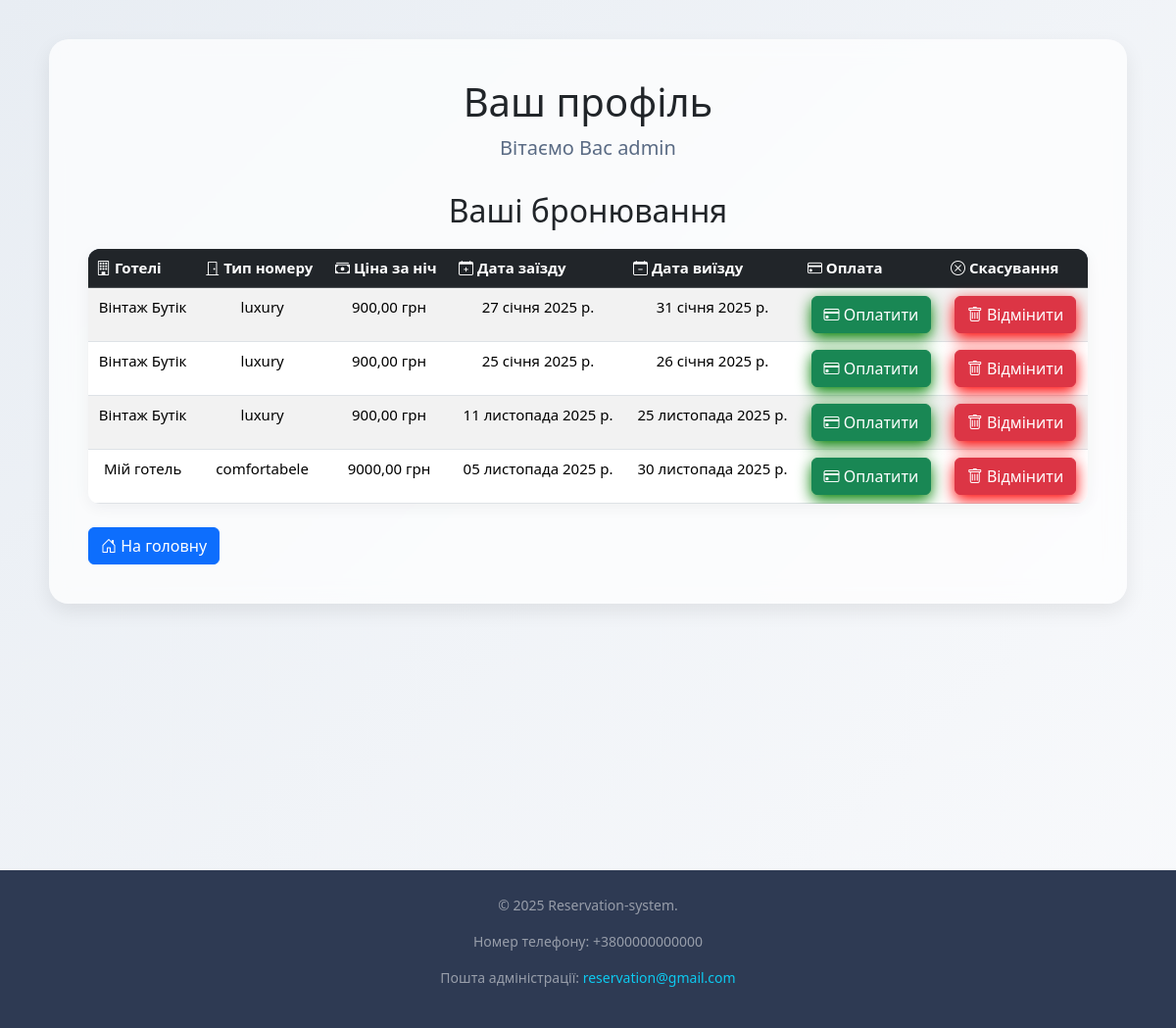
The page /booking/account/ (signed in) on the database its author committed.
### booking/models.py (models this page shows, shortened)
class Booking(models.Model):
    user = models.ForeignKey(User, on_delete=models.CASCADE)
    room = models.ForeignKey(HotelRoom, on_delete=models.SET_NULL, null=True, blank=True)
    start_date = models.DateField()
    end_date = models.DateField(null=True, blank=True)
    created_at = models.DateTimeField(auto_now_add=True)
    is_paid = models.BooleanField(default=False)

### hotels/models.py (models this page shows, shortened)
class HotelRoom(models.Model):
    hotel = models.ForeignKey(Hotel, on_delete=models.CASCADE, related_name='hotel_rooms')
    room_type = models.ForeignKey(RoomType, on_delete=models.CASCADE, related_name='hotel_rooms')
    price_per_night = models.DecimalField(max_digits=10, decimal_places=2)
    total_count = models.PositiveIntegerField()
    available_count = models.PositiveIntegerField()

class Hotel(models.Model):
    name = models.CharField(max_length=100)
    image = models.ImageField(upload_to='', blank=True, null=True)
    description = models.TextField(max_length=9999)
    rating = models.DecimalField(max_digits=5, decimal_places=1, default=0.0)
    address = models.CharField(max_length=200, default='Unknown address')
    sity = models.CharField(max_length=200, default="Kyiv")
    phone_number = models.CharField(max_length=20)

class RoomType(models.Model):
    name = models.CharField(max_length=255)
    description = models.TextField(max_length=9999, blank=True, null=True)

### booking/views.py (the view)
# urls.py: path('account/', views.account, name='account'),
def account(request):
    bookings = Booking.objects.filter(user=request.user)
    return render(request, 'booking/acount.html', {
        'bookings': bookings,
        'stripe_public_key': settings.STRIPE_PUBLISHABLE_KEY,
    })

### booking/templates/booking/acount.html (shortened to what this page needs)
{% load static %}
{% load i18n %}
<!DOCTYPE html>
<html lang="en">
<head>
  <link rel="stylesheet" href="{% static 'main/css/acount.css' %}">
  <link rel="stylesheet" href="https://cdn.jsdelivr.net/npm/bootstrap@5.3.2/dist/css/bootstrap.min.css">
  <link rel="stylesheet" href="https://cdnjs.cloudflare.com/ajax/libs/font-awesome/6.0.0-beta3/css/all.min.css">
  <link href="https://cdn.jsdelivr.net/npm/bootstrap-icons/font/bootstrap-icons.css" rel="stylesheet">
</head>
<body>
<div class="wrapper">
    <div class="content">
        <h1>{% trans "Ваш профіль" %}</h1>
        <p class="p">{% trans "Вітаємо Вас" %} {{ user.username }}</p>
        <h2>{% trans "Ваші бронювання" %}</h2>
        {% if bookings %}
        <table class="table table-striped table-hover">
            <thead class="table-dark">
            <tr>
                <th><i class="bi bi-building"></i> {% trans "Готелі" %}</th>
                <th><i class="bi bi-door-closed"></i> {% trans "Тип номеру" %}</th>
                <th><i class="bi bi-cash-stack"></i> {% trans "Ціна за ніч" %}</th>
                <th><i class="bi bi-calendar-plus"></i> {% trans "Дата заїзду" %}</th>
                <th><i class="bi bi-calendar-minus"></i> {% trans "Дата виїзду" %}</th>
                <th><i class="bi bi-credit-card"></i> {% trans "Оплата" %}</th>
                <th><i class="bi bi-x-circle"></i> {% trans "Скасування" %}</th>
            </tr>
            </thead>
            <tbody>
            {% for booking in bookings %}
            <tr>
                <td>{{ booking.room.hotel.name }}</td>
                <td>{{ booking.room.room_type.name }}</td>
                <td>{{ booking.room.price_per_night }} грн</td>
                <td>{{ booking.start_date }}</td>
                <td>{{ booking.end_date }}</td>
                <td>
                    {% if not booking.is_paid %}
                    <button class="btn btn-success" data-type="booking" data-id="{{ booking.id }}">
                        <i class="bi bi-credit-card"></i> {% trans "Оплатити" %}
                    </button>
                    {% else %}
                    <span style="color: green;"><i class="bi bi-check-circle-fill"></i> {% trans "Оплачено" %}</span>
                    {% endif %}
                </td>
                <td>
                    <form method="post" action="{% url 'cancel_booking' booking.id %}">
                        <button class="btn btn-danger" type="submit">
                            <i class="bi bi-trash"></i> {% trans "Відмінити" %}
                        </button>
                    </form>
                </td>
            </tr>
            {% endfor %}
            </tbody>
        </table>
        {% else %}
        <p>У вас немає замовлень готелів.</p>
        {% endif %}
        <div class="form mt-4">
            <a href="{% url 'home' %}" class="btn btn-primary"><i class="bi bi-house-door"></i> {% trans "На головну" %}</a>
        </div>
    </div>
</div>
<footer class="footer mt-5 text-center text-white-50">
  <div class="footer-container">
    <p>&copy; 2025 Reservation-system.</p>
    <p>{% trans "Номер телефону" %}: +3800000000000</p>
    <p>{% trans "Пошта адміністрації" %}: <a href="mailto:reservation@gmail.com" class="text-decoration-none text-info">reservation@gmail.com</a></p>
  </div>
</footer>
</body>
</html>

### main/static/main/css/acount.css (style rules this page uses)
body { margin: 0; padding: 0; font-family: "Inter", sans-serif; min-height: 100vh; background: linear-gradient(135deg, #e8edf3, #f9fafc); color: #222; }
.wrapper { min-height: 100vh; }
.content { max-width: 1100px; margin: 40px auto; background: rgba(255, 255, 255, 0.7); backdrop-filter: blur(10px); padding: 40px; border-radius: 20px; box-shadow: 0 8px 20px rgba(0,0,0,0.08); animation: fadeIn 0.6s ease; }
h1, h2 { text-align: center; font-weight: 700; color: #2e3a53; }
h1 { font-size: 36px; margin-bottom: 10px; }
h2 { margin-top: 40px; }
.btn-success { box-shadow:0 5px 15px rgba(0, 128, 0, 1.2) ; }
.btn-danger { box-shadow: 0 5px 15px rgba(255, 0, 0, 1.2); }
.p { text-align: center; font-size: 20px; margin-bottom: 30px; color: #5a6b84; }
table { width: 100%; border-collapse: collapse; margin-top: 20px; border-radius: 12px; overflow: hidden; background: white; box-shadow: 0 4px 15px rgba(0,0,0,0.05); }
thead { background: #2e3a53; color: white; }
th, td { padding: 14px 18px; text-align: center; font-size: 15px; }
tbody tr:nth-child(even) { background: #f5f7fa; }
.btn, .btn1, .pay-button { padding: 10px 18px; border-radius: 8px; border: none; cursor: pointer; font-weight: 600; font-size: 15px; transition: 0.3s ease; }
.btn, .pay-button { background: #3a6ff7; color: white; }
.footer { background: #2e3a53; padding: 25px 0; margin-top: auto; color: white; position: relative; }
.footer-container { max-width: 1100px; margin: 0 auto; text-align: center; font-size: 14px; }
.footer a { color: #9ecbff; text-decoration: none; }

### rows shown on the page
Booking: room.hotel.name "Вінтаж Бутік", room.room_type.name "luxury", room.price_per_night "900,00", start_date "27 січня 2025 р.", end_date "31 січня 2025 р."
Booking: room.hotel.name "Вінтаж Бутік", room.room_type.name "luxury", room.price_per_night "900,00", start_date "25 січня 2025 р.", end_date "26 січня 2025 р."
Booking: room.hotel.name "Вінтаж Бутік", room.room_type.name "luxury", room.price_per_night "900,00", start_date "11 листопада 2025 р.", end_date "25 листопада 2025 р."
Booking: room.hotel.name "Мій готель", room.room_type.name "comfortabele", room.price_per_night "9000,00", start_date "05 листопада 2025 р.", end_date "30 листопада 2025 р."

### other values the page prints
{{ user.username }} "admin"
